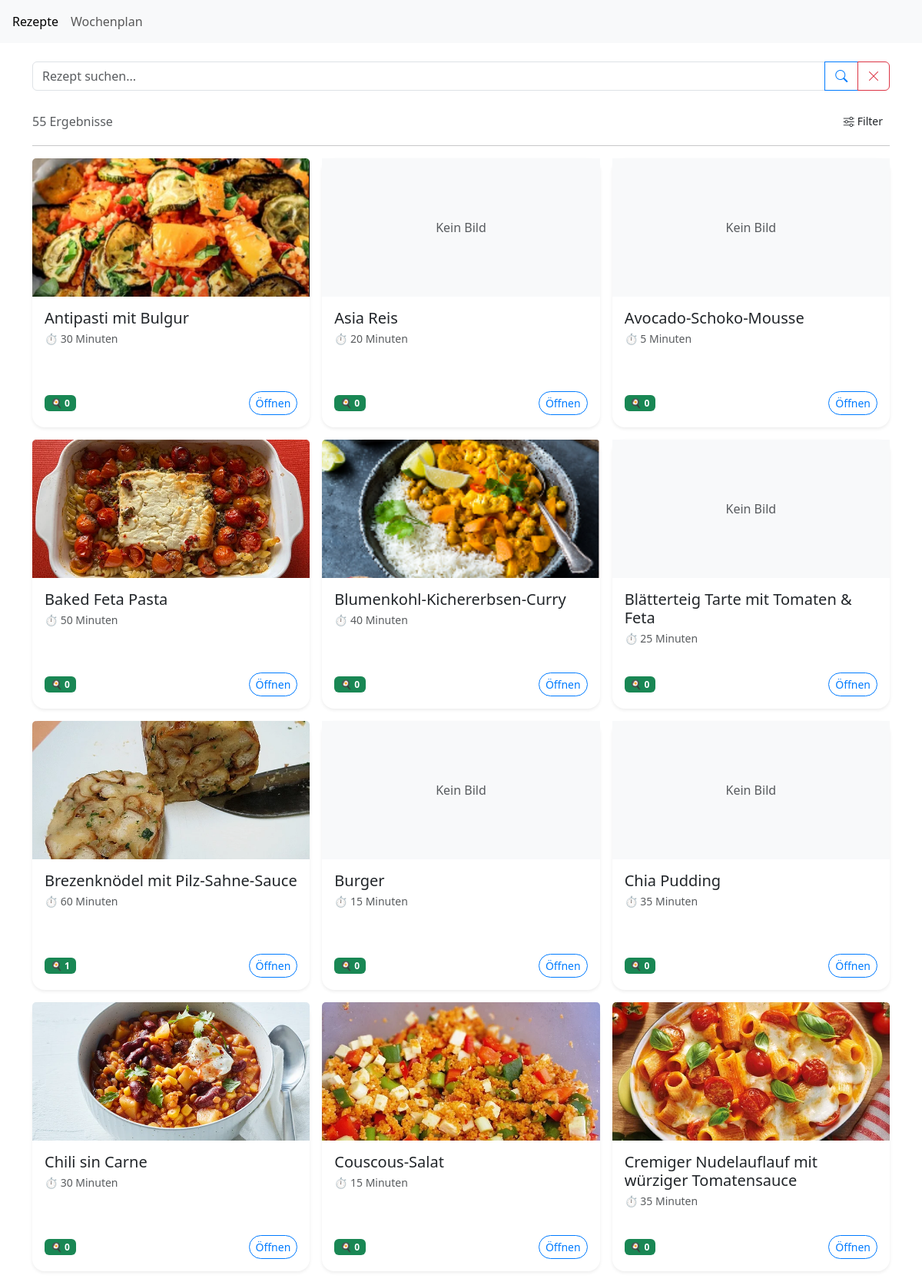
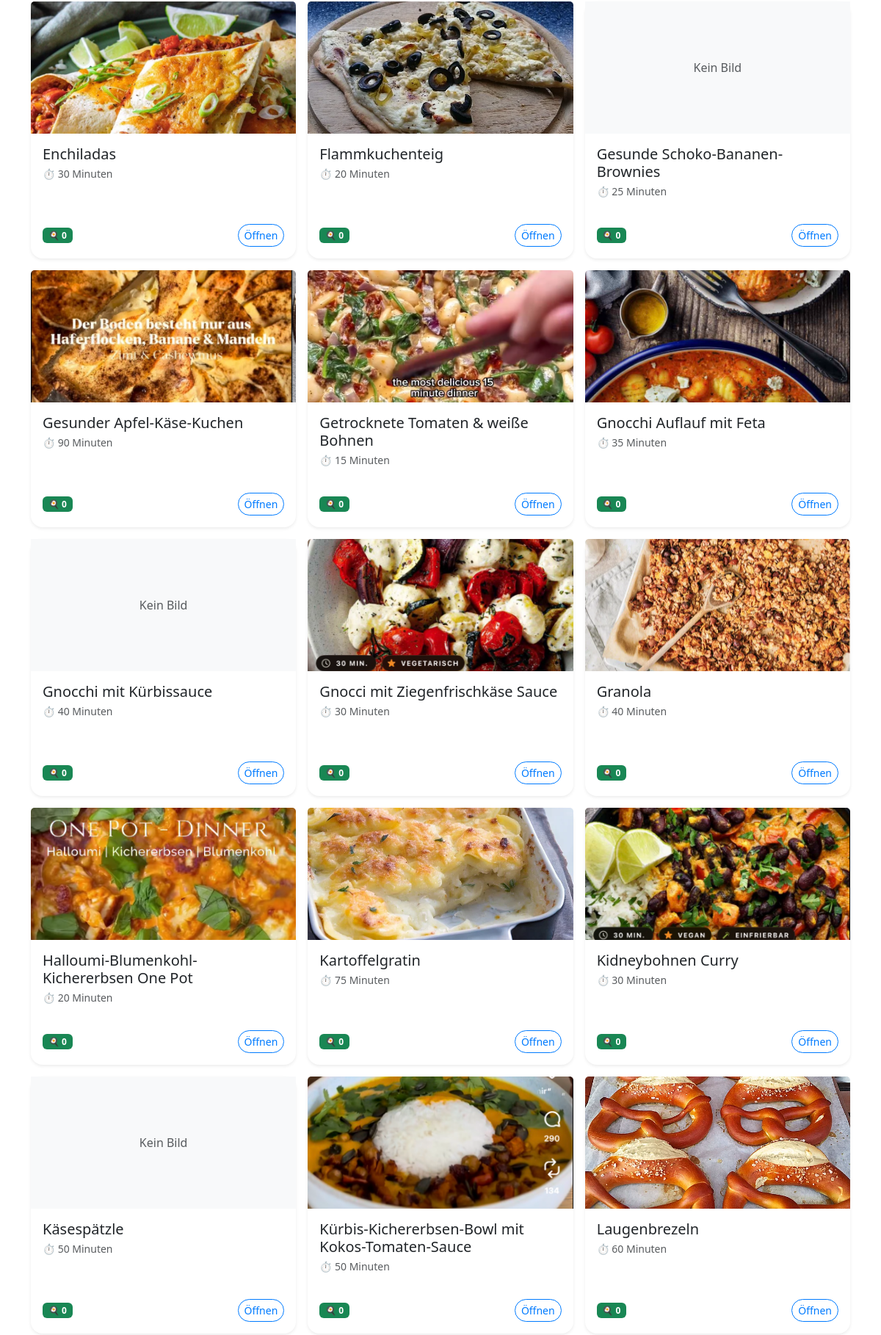
The app's page /recipes/ (upper part) with its own data (2 pictures, top to bottom).
### recipes/models.py (models this page shows, shortened)
class Recipe(models.Model):
    title = models.CharField(
        max_length=200,
        help_text="Titel"
    )
    slug = models.SlugField(
        unique=True,
        blank=True
    )
    servings = models.PositiveIntegerField(
        help_text="Portionen",
        null=True,
        blank=True,
    )
    image = models.ImageField(
        upload_to='recipes/',
        blank=True,
        null=True,
        help_text="Hauptbild"
    )
    labels = models.ManyToManyField(
        "Label",
        blank=True,
        help_text="Label"
    )
    duration_minutes = models.PositiveIntegerField(
        null=True,
        blank=True,
        help_text="Gesamtdauer des Rezepts in Minuten"
    )
    working_time = models.PositiveIntegerField(
        null=True,
        blank=True,
        help_text="Arbeitsdauer des Rezepts in Minuten"
    )
    temperature_celsius = models.PositiveIntegerField(
        null=True,
        blank=True,
        help_text="Back-/Ofentemperatur in °C (Ober-/Unterhitze)"
    )
    ingredients = models.CharField(
        null=True,
        blank=True,
        max_length=1000,  # Du solltest hier eine Länge definieren, falls du lange Zutatenlisten erwartest
        help_text="Zutaten"
    )
    steps = models.CharField(
        null=True,
        blank=True,
        max_length=1000,  # Ebenso für Schritte
        help_text="Anleitung"
    )
    cooked_count = models.PositiveIntegerField(
        default=0,
        help_text="So oft wurde das Rezept schon gekocht"
    )
    external_link = models.URLField(
        blank=True,
        null=True,
        help_text="Fügen Sie einen externen Link hinzu."
    )  # Neues Feld für den externen Link

### recipes/views.py (the view)
# urls.py: path("", views.IndexView.as_view(), name="index"),
class IndexView(generic.ListView):
    model = Recipe
    template_name = "recipes/index.html"
    context_object_name = "latest_recipe_list"
    def get_queryset(self):
        qs = Recipe.objects.prefetch_related("labels")
        qs = filter_recipes(qs, self.request.GET)
        sort_param = self.request.GET.get("sort", "title")
        if sort_param == "duration":
            qs = qs.order_by("duration_minutes")
        elif sort_param == "cooked":
            qs = qs.order_by("-cooked_count")
        else:
            qs = qs.order_by("title")
        return qs
    def get_context_data(self, **kwargs):
        context = super().get_context_data(**kwargs)
        context["labels_category"] = Label.objects.filter(label_type="category")
        context["labels_event"] = Label.objects.filter(label_type="event")
        selected_categories = self.request.GET.getlist("category_labels")
        selected_events = self.request.GET.getlist("event_labels")
        context["selected_categories"] = list(map(int, selected_categories))
        context["selected_events"] = list(map(int, selected_events))
        context["result_count"] = self.object_list.count()
        context["filters_active"] = any([
            self.request.GET.get("q"),
            self.request.GET.get("max_duration"),
            self.request.GET.get("max_working_duration"),
            selected_categories,
            selected_events,
        ])
        return context

### recipes/templates/recipes/index.html (shortened to what this page needs)
{% extends 'recipes/base.html' %}
{% block content %}
<div class="container my-4">
    <form method="get" action="" id="search-filter-form">
        <div class="col-12 mb-4">
            <div class="input-group">
                <input
                    id="search-input"
                    class="form-control"
                    type="text"
                    name="q"
                    placeholder="Rezept suchen..."
                    value="{{ request.GET.q }}"
                    autocomplete="on"
                >
                <button class="btn btn-ios" type="submit">
                    <i class="bi bi-search"></i>
                </button>
                <button
                    type="button"
                    class="btn btn-outline-danger"
                    onclick="document.getElementById('search-input').value=''; this.closest('form').submit();"
                    title="Suchfeld löschen"
                >
                    <i class="bi bi-x-lg"></i>
                </button>
                </div>
            </div>
        <div class="d-flex justify-content-between align-items-center mb-2">
            <p class="text-muted mb-0">
                {% if result_count == 1 %}
                    1 Ergebnis
                {% else %}
                    {{ result_count }} Ergebnisse
                {% endif %}
            </p>
            <button
                class="btn btn-ios-sm-filter"
                type="button"
                data-bs-toggle="collapse"
                data-bs-target="#filterCollapse"
                aria-expanded="{% if request.GET %}true{% else %}false{% endif %}"
            >
                <i class="bi bi-sliders me-1"></i>
                Filter
            </button>
        </div>
    </form>
    <hr>
    <div class="row g-3">
        {% for recipe in latest_recipe_list %}
            <div class="col-6 col-md-4">
                <div class="card h-100 shadow-sm recipe-card">
                    {% if recipe.image %}
                        <img
                            src="{{ recipe.image.url }}"
                            class="card-img-top"
                            alt="{{ recipe.title }}"
                            style="object-fit: cover; height: 180px;"
                        >
                    {% else %}
                        <div
                            class="bg-light d-flex align-items-center justify-content-center text-muted"
                            style="height: 180px;"
                        >
                            Kein Bild
                        </div>
                    {% endif %}
                    <div class="card-body d-flex flex-column">
                        <h5 class="card-title mb-1">
                            <a
                                href="{% url 'recipes:detail' recipe.slug %}?{{ request.GET.urlencode }}"
                                class="text-decoration-none text-dark"
                            >
                                {{ recipe.title }}
                            </a>
                        </h5>
                        {% if recipe.duration_minutes %}
                            <p class="text-muted small mb-2">
                                ⏱ {{ recipe.duration_minutes }} Minuten
                            </p>
                        {% endif %}
                        <div class="mt-auto d-flex justify-content-between align-items-center">
                            <span class="badge bg-success">
                                🍳 {{ recipe.cooked_count }}
                            </span>
                            <a
                                href="{% url 'recipes:detail' recipe.slug %}?{{ request.GET.urlencode }}"
                                class="btn btn-ios-sm"
                            >
                                Öffnen
                            </a>
                        </div>
                    </div>
                </div>
            </div>
        {% empty %}
            <div class="col-12">
                <div class="alert alert-secondary text-center">
                    Keine Rezepte gefunden.
                </div>
            </div>
        {% endfor %}
    </div>
</div>
{% endblock %}

### recipes/static/recipes/style.css (style rules this page uses)
.btn, .btn:hover, .btn:focus, .btn:active, .btn:focus-visible { box-shadow: none; transform: none; transition: none; }
.card-img-top { object-fit: cover; height: 180px; }
.recipe-card { border-radius: 1rem; overflow: visible; border: none; background: #fff; cursor: pointer; box-shadow: 0 8px 24px rgba(0, 0, 0, 0.08); transition: transform 0.25s ease, box-shadow 0.25s ease; min-height: 350px; }
.card-title { display: -webkit-box; -webkit-box-orient: vertical; overflow: hidden; text-overflow: ellipsis; -webkit-line-clamp: 3; line-height: 1.2em; max-height: calc(1.2em * 3); }
.btn-ios, .btn-ios-secondary, .btn-ios-success, .btn-ios-filter, .btn-ios-danger, .calendar-dropdown { display: inline-flex; align-items: center; justify-content: center; padding: 0.5rem 0.8rem; border-radius: 9999px; font-weight: 500; transition: all 0.2s ease; box-shadow: none; }
.btn-ios { border: 1px solid #007bff; background-color: #fff; color: #007bff; }
.btn-ios-sm, .btn-ios-sm-secondary, .btn-ios-sm-success, .btn-ios-sm-filter, .btn-ios-sm-danger { display: inline-flex; align-items: center; justify-content: center; padding: 0.25rem 0.5rem; border-radius: 9999px; font-size: 0.875rem; font-weight: 500; transition: all 0.2s ease; }
.btn-ios-sm { border: 1px solid #007bff; background-color: #fff; color: #007bff; }

### records on screen
Recipe: image (picture), title "Antipasti mit Bulgur", duration_minutes "30", cooked_count "0"
Recipe: image "Kein Bild", title "Asia Reis", duration_minutes "20", cooked_count "0"
Recipe: image "Kein Bild", title "Avocado-Schoko-Mousse", duration_minutes "5", cooked_count "0"
Recipe: image (picture), title "Baked Feta Pasta", duration_minutes "50", cooked_count "0"
Recipe: image (picture), title "Blumenkohl-Kichererbsen-Curry", duration_minutes "40", cooked_count "0"
Recipe: image "Kein Bild", title "Blätterteig Tarte mit Tomaten & Feta", duration_minutes "25", cooked_count "0"
Recipe: image (picture), title "Brezenknödel mit Pilz-Sahne-Sauce", duration_minutes "60", cooked_count "1"
Recipe: image "Kein Bild", title "Burger", duration_minutes "15", cooked_count "0"
Recipe: image "Kein Bild", title "Chia Pudding", duration_minutes "35", cooked_count "0"
Recipe: image (picture), title "Chili sin Carne", duration_minutes "30", cooked_count "0"
Recipe: image (picture), title "Couscous-Salat", duration_minutes "15", cooked_count "0"
Recipe: image (picture), title "Cremiger Nudelauflauf mit würziger Tomatensauce", duration_minutes "35", cooked_count "0"
Recipe: image (picture), title "Enchiladas", duration_minutes "30", cooked_count "0"
Recipe: image (picture), title "Flammkuchenteig", duration_minutes "20", cooked_count "0"
Recipe: image "Kein Bild", title "Gesunde Schoko-Bananen-Brownies", duration_minutes "25", cooked_count "0"
Recipe: image (picture), title "Gesunder Apfel-Käse-Kuchen", duration_minutes "90", cooked_count "0"
Recipe: image (picture), title "Getrocknete Tomaten & weiße Bohnen", duration_minutes "15", cooked_count "0"
Recipe: image (picture), title "Gnocchi Auflauf mit Feta", duration_minutes "35", cooked_count "0"
Recipe: image "Kein Bild", title "Gnocchi mit Kürbissauce", duration_minutes "40", cooked_count "0"
Recipe: image (picture), title "Gnocci mit Ziegenfrischkäse Sauce", duration_minutes "30", cooked_count "0"
Recipe: image (picture), title "Granola", duration_minutes "40", cooked_count "0"
Recipe: image (picture), title "Halloumi-Blumenkohl-Kichererbsen One Pot", duration_minutes "20", cooked_count "0"
Recipe: image (picture), title "Kartoffelgratin", duration_minutes "75", cooked_count "0"
Recipe: image (picture), title "Kidneybohnen Curry", duration_minutes "30", cooked_count "0"
Recipe: image "Kein Bild", title "Käsespätzle", duration_minutes "50", cooked_count "0"
Recipe: image (picture), title "Kürbis-Kichererbsen-Bowl mit Kokos-Tomaten-Sauce", duration_minutes "50", cooked_count "0"
Recipe: image (picture), title "Laugenbrezeln", duration_minutes "60", cooked_count "0"

### other values on screen
{{ result_count }} "55"
